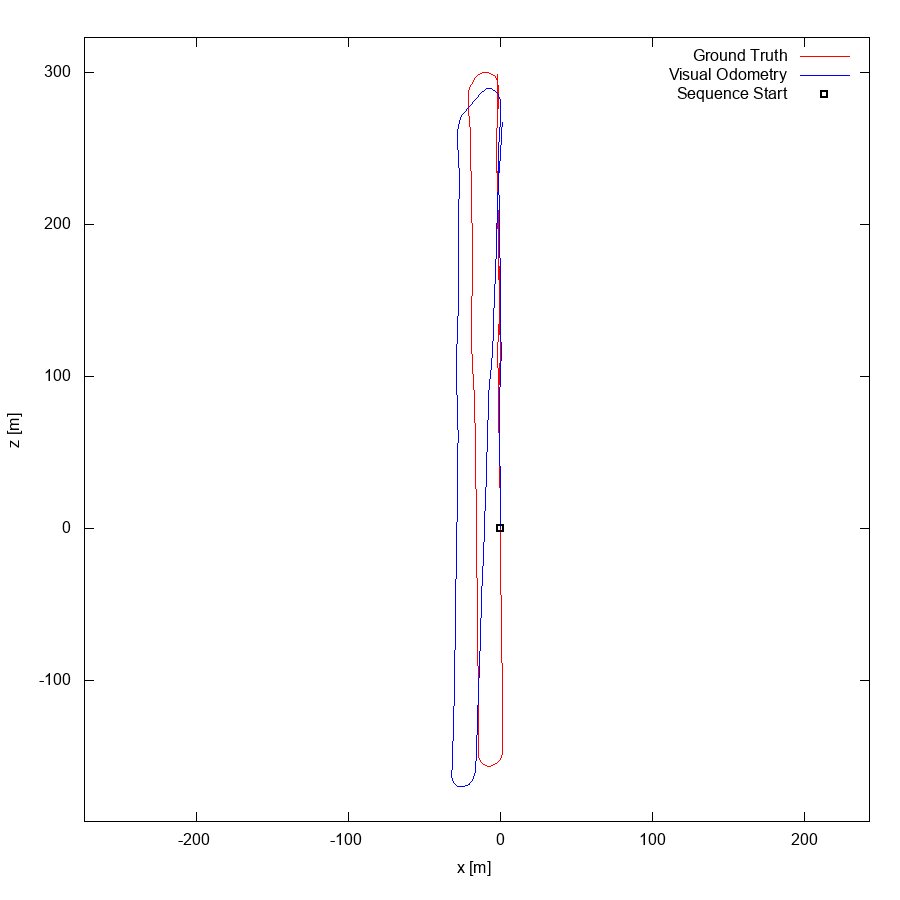

The script that drew this image:
set term postscript eps enhanced color
set output "06.eps"
set size ratio -1
set xrange [-274:243]
set yrange [-193:323]
set xlabel "x [m]"
set ylabel "z [m]"
plot "06.txt" using 1:2 lc rgb "#FF0000" title 'Ground Truth' w lines,"06.txt" using 3:4 lc rgb "#0000FF" title 'Visual Odometry' w lines,"< head -1 06.txt" using 1:2 lc rgb "#000000" pt 4 ps 1 lw 2 title 'Sequence Start' w points
